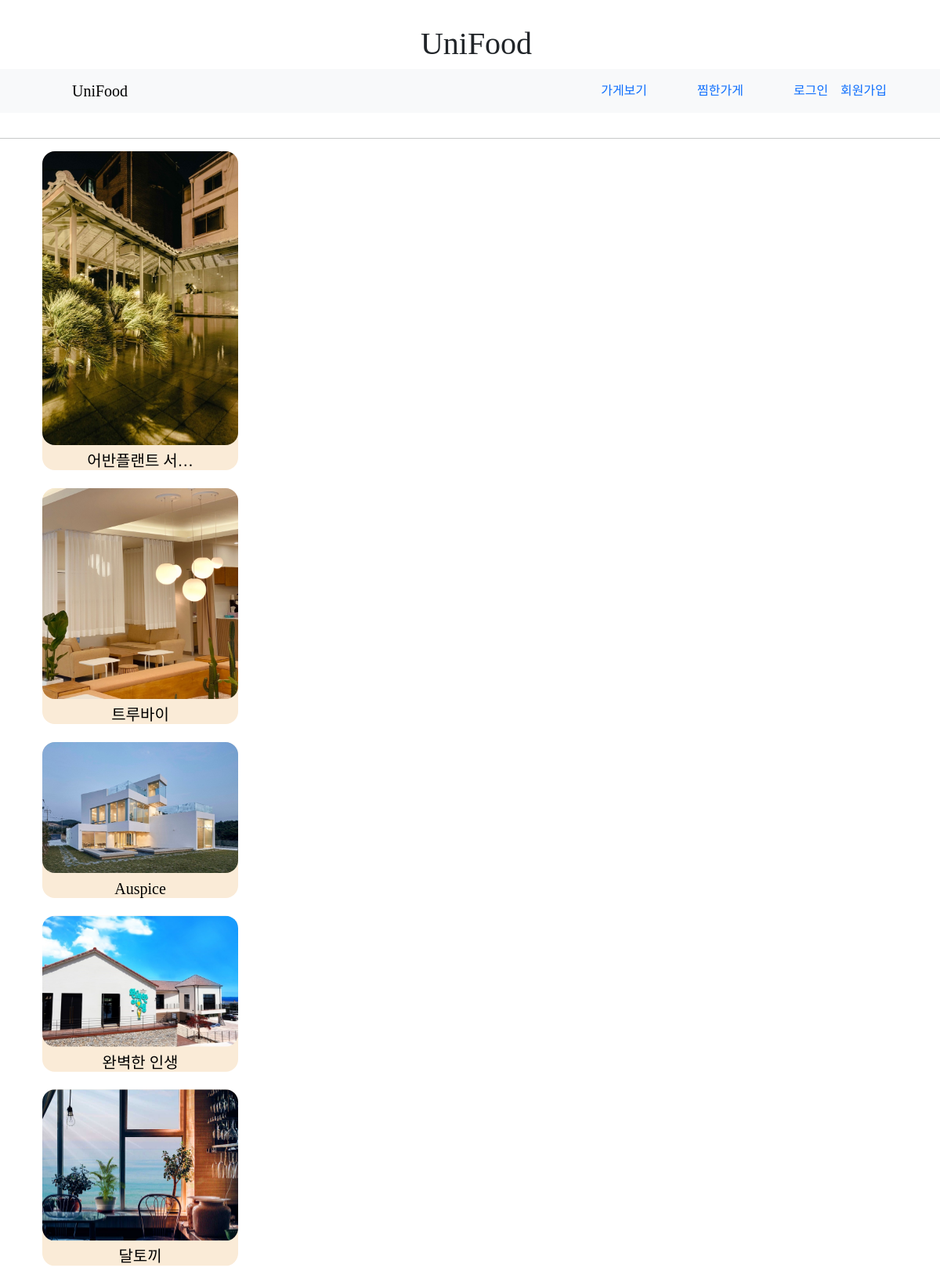
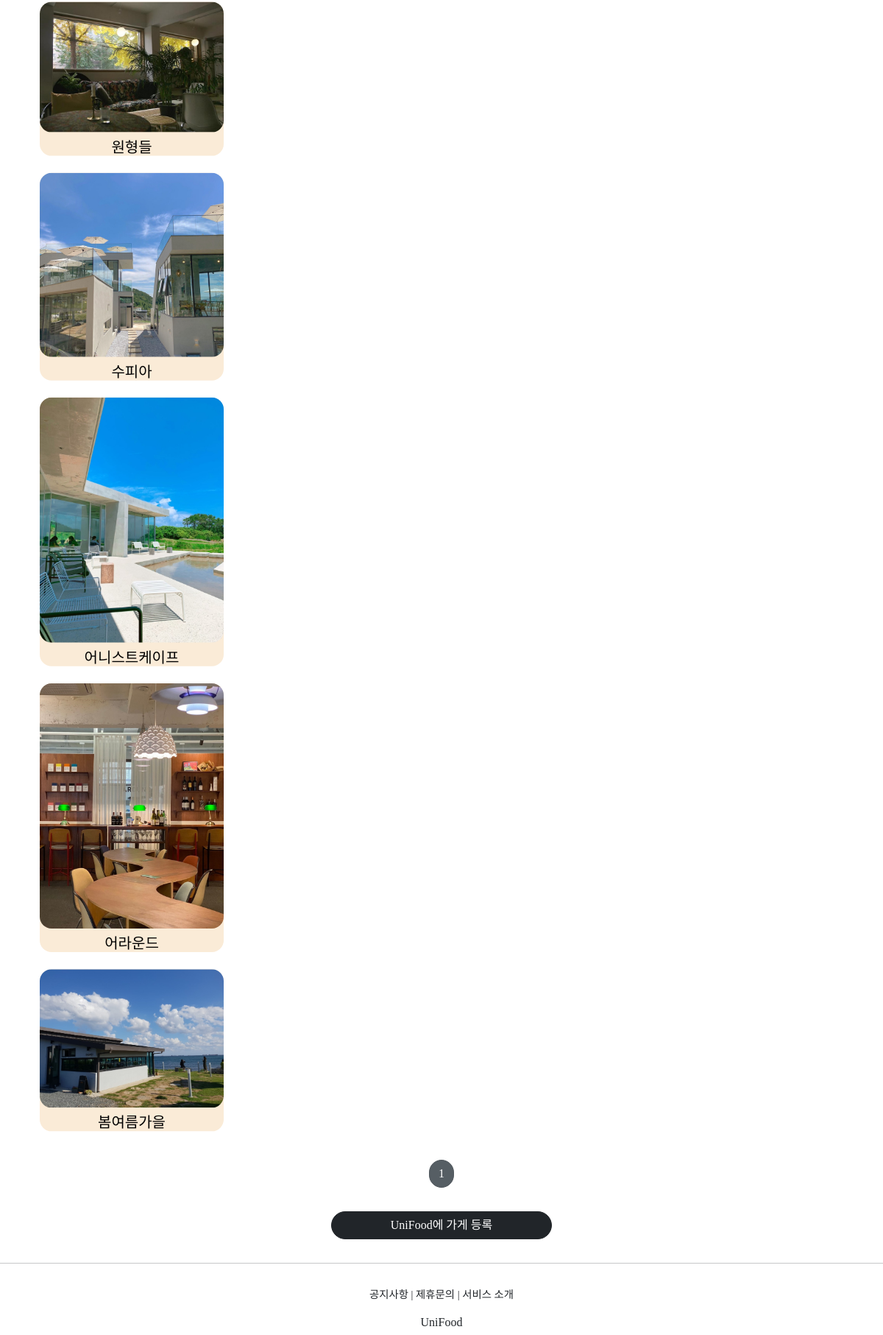
/projects/list/, run on the app's committed database (2 pictures, top to bottom).
### projectapp/models.py (models this page shows, shortened)
class Project(models.Model):
    image = models.ImageField(upload_to='project/', null=False)
    title = models.CharField(max_length=20, null=False)
    description = models.CharField(max_length=200, null=True)
    created_at = models.DateTimeField(auto_now=True)

### projectapp/views.py (the view)
# urls.py: path('list/', ProjectListView.as_view(), name='list'),
class ProjectListView(ListView):
    model = Project
    context_object_name = 'project_list'
    template_name = 'projectapp/list.html'
    paginate_by = 25

### projectapp/templates/projectapp/list.html (shortened to what this page needs)
{% extends 'base.html' %}
{% load static %}
{% block content %}
{% if project_list %}
<div class="container">
    {% for project in project_list %}
    <a href="{% url 'projectapp:detail' pk=project.pk%}">
        {% include 'snippets/card_project.html' with project=project %}
    </a>
    {% endfor %}
  </div>
{% else %}
<div style="text-align: center;">
    <h1>No Projects YET!</h1>
</div>
{% endif%}
<div>
{% include 'snippets/pagenation.html' with page_obj=page_obj %}
</div>
  <div style="text-align: center;">
      <a href="{% url 'projectapp:create' %}" class="btn btn-dark rounded-pill col-3 mt-3 mb-3">
          UniFood에 가게 등록
      </a>
  </div>
{% endblock %}

### templates/snippets/card_project.html
<div style="display: block; text-align: center">
    <img src="{{ project.image.url }}" alt="">
    <h5 class="mt-2" style="font-family: 'NanumSquareB';">
        {{ project.title | truncatechars:8 }}
    </h5>
</div>

### static/base.css (style rules this page uses)
a { color: black; text-decoration: none; }

### projectapp/templates/projectapp/list.html (style rules this page uses)
.container div { width: 250px; background-color: antiquewhite; display: flex; justify-content: center; align-items: center; border-radius: 1rem; }
.container img { width: 100%; border-radius: 1rem; }

### data on the page
Project: image (picture), title "어반플랜트 서…"
Project: image (picture), title "트루바이"
Project: image (picture), title "Auspice"
Project: image (picture), title "완벽한 인생"
Project: image (picture), title "달토끼"
Project: image (picture), title "원형들"
Project: image (picture), title "수피아"
Project: image (picture), title "어니스트케이프"
Project: image (picture), title "어라운드"
Project: image (picture), title "봄여름가을"

### other printed values
{{ page_obj.number }} "1"
